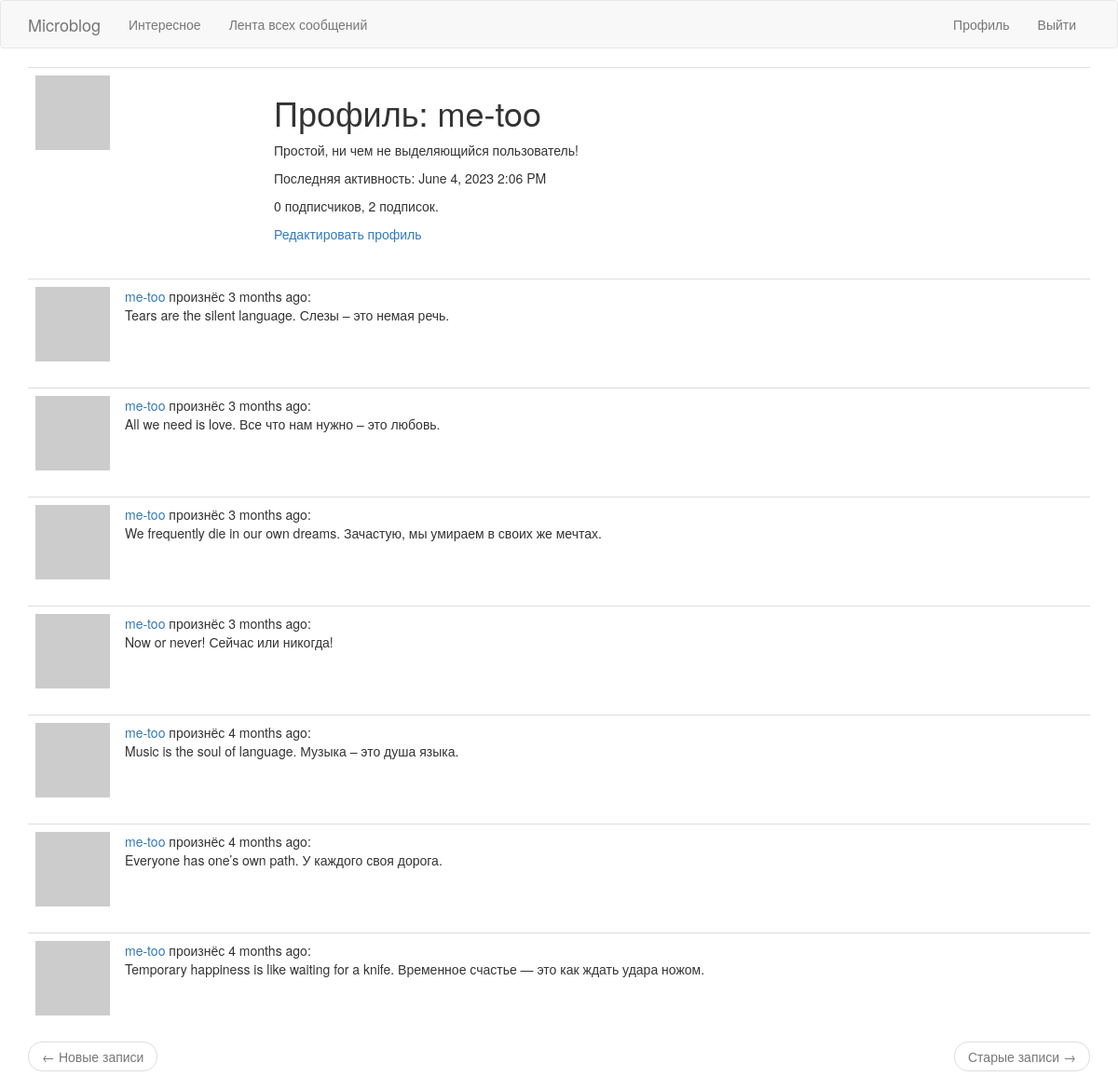
Page /user/me-too (signed in) on the earlier database version.
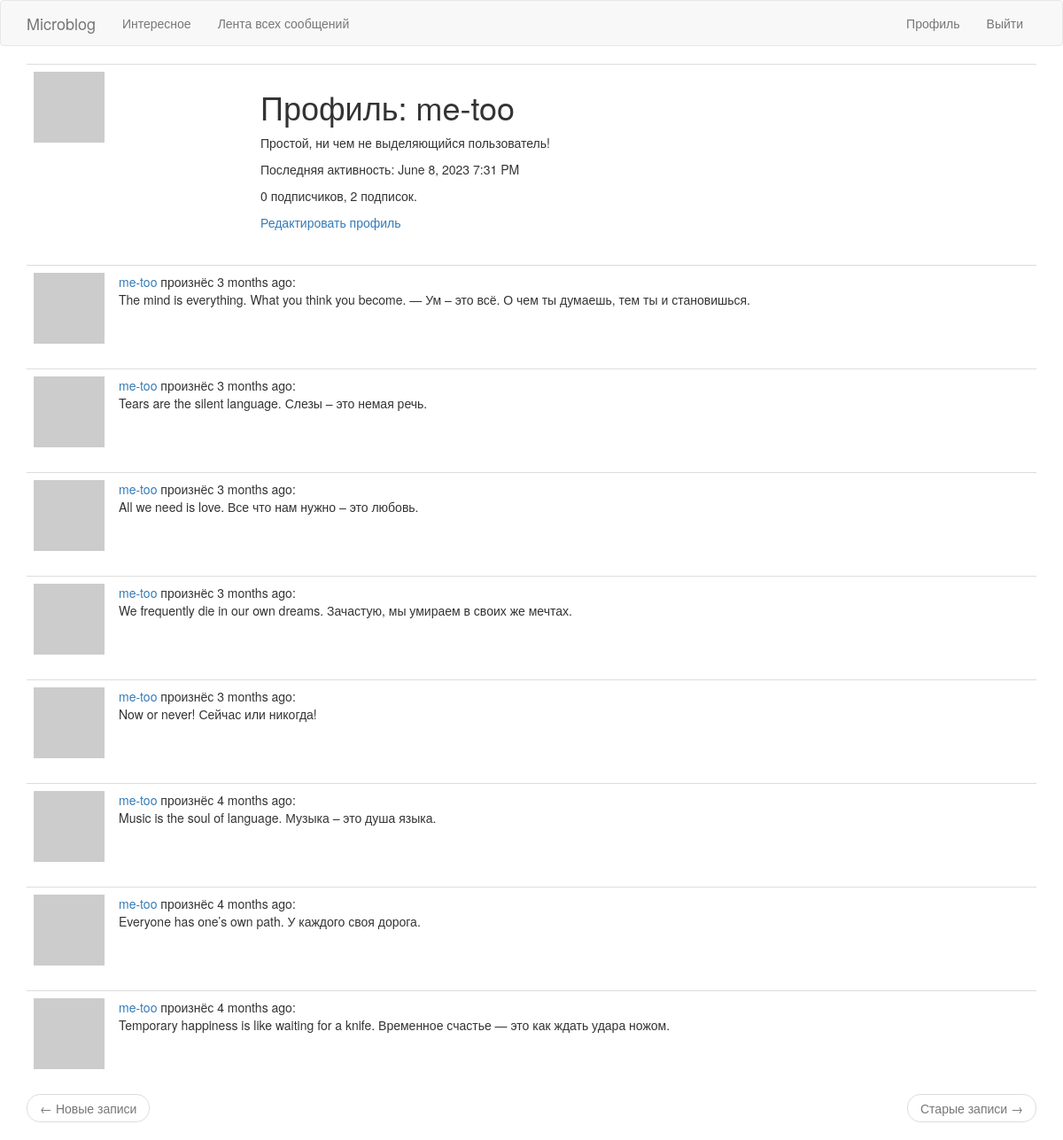
Same page on the later database version.
### app/models.py (models this page shows, shortened)
class User(UserMixin, db.Model):
	id = db.Column(db.Integer, primary_key=True)
	username = db.Column(db.String(64), index=True, unique=True)
	email = db.Column(db.String(120), index=True, unique=True)
	password_hash = db.Column(db.String(128))
	posts = db.relationship('Post', backref='author', lazy='dynamic')
	about_me = db.Column(db.String(140))
	last_seen = db.Column(db.DateTime, default=datetime.utcnow)
	followed = db.relationship(
		'User',
		secondary=followers,
		primaryjoin=(followers.c.follower_id == id),
		secondaryjoin=(followers.c.followed_id == id),
		backref=db.backref('followers', lazy='dynamic'),
		lazy='dynamic'
	)
	def avatar(self, size):
		digest = md5(self.email.lower().encode('utf-8')).hexdigest()
		return 'https://www.gravatar.com/avatar/{}?d=identicon&s={}'.format(digest, size)

class Post(db.Model):
	id = db.Column(db.Integer, primary_key=True)
	body = db.Column(db.String(140))
	timestamp = db.Column(db.DateTime, index=True, default=datetime.utcnow)
	user_id = db.Column(db.Integer, db.ForeignKey('user.id'))

### app/routes.py (the view)
@app.route('/user/<username>')
@login_required
def user(username):
	user = User.query.filter_by(username=username).first_or_404()
	page = request.args.get('page', 1, type=int)
	posts = user.posts.order_by(Post.timestamp.desc()).paginate(
		page=page,
		per_page=app.config['POSTS_PER_PAGE'],
		error_out=False
	)
	next_url = url_for('user', page=posts.next_num) \
		if posts.has_next else None
	prev_url = url_for('user', page=posts.prev_num) \
		if posts.has_prev else None
	form = EmptyForm()
	return render_template(
		'user.html',
		user=user,
		posts=posts,
		form=form,
		next_url=next_url,
		prev_url=prev_url)

### app/models.py (called while the page is built)
@login.user_loader
def load_user(id):
	return User.query.get(int(id))

### app/routes.py (called while the page is built)
@app.before_request
def before_request():
	if current_user.is_authenticated:
		current_user.last_seen = datetime.utcnow()
		db.session.commit()

### app/templates/user.html (shortened to what this page needs)
{% extends "base.html" %}
{% block app_content %}
    <table class="table table-hover">
        <tr>
            <td width="256px"><img src="{{ user.avatar(256) }}"></td>
            <td>
                <h1>Профиль: {{ user.username }}</h1>
                {% if user.about_me %}<p>{{ user.about_me }}</p>{% endif %}
                {% if user.last_seen %}<p>Последняя активность: {{ moment(user.last_seen).format('LLL') }}</p>{% endif %}
                <p>{{ user.followers.count() }} подписчиков, {{ user.followed.count() }} подписок.</p>
                {% if user == current_user %}
                <p><a href="{{ url_for('edit_profile') }}">Редактировать профиль</a></p>
                {% endif %}
            </td>
        </tr>
    </table>
    {% for post in posts %}
        {% include '_post.html' %}
    {% endfor %}
    <nav aria-label="...">
        <ul class="pager">
            <li class="previous{% if not prev_url %} disabled{% endif %}">
                <a href="{{ prev_url or '#' }}">
                    <span aria-hidden="true">&larr;</span> Новые записи
                </a>
            </li>
            <li class="next{% if not next_url %} disabled{% endif %}">
                <a href="{{ next_url or '#' }}">
                    Старые записи <span aria-hidden="true">&rarr;</span>
                </a>
            </li>
        </ul>
    </nav>
{% endblock %}

### app/templates/base.html (shortened to what this page needs)
{% extends 'bootstrap/base.html' %}
{% block navbar %}
    <nav class="navbar navbar-default">
        <div class="container">
            <div class="navbar-header">
                <a class="navbar-brand" href="{{ url_for('index') }}">Microblog</a>
            </div>
            <div class="collapse navbar-collapse" id="bs-example-navbar-collapse-1">
                <ul class="nav navbar-nav">
                    <li><a href="{{ url_for('index') }}">Интересное</a></li>
                    <li><a href="{{ url_for('explore') }}">Лента всех сообщений</a></li>
                </ul>
                <ul class="nav navbar-nav navbar-right">
                    {% if current_user.is_anonymous %}
                    <li><a href="{{ url_for('login') }}">Войти</a></li>
                    {% else %}
                    <li><a href="{{ url_for('user', username=current_user.username) }}">Профиль</a></li>
                    <li><a href="{{ url_for('logout') }}">Выйти</a></li>
                    {% endif %}
                </ul>
            </div>
        </div>
    </nav>
{% endblock %}
{% block content %}
    <div class="container">
        {% block app_content %}{% endblock %}
    </div>
{% endblock %}

### app/templates/_post.html
    <table class="table table-hover">
        <tr>
            <td width="70px">
                <a href="{{ url_for('user', username=post.author.username) }}">
                    <img src="{{ post.author.avatar(70) }}" />
                </a>
            </td>
            <td>
                <a href="{{ url_for('user', username=post.author.username) }}">
                    {{ post.author.username }}
                </a>
                произнёс {{ moment(post.timestamp).fromNow() }}:
                <br>
                {{ post.body }}
            </td>
        </tr>
    </table>

Differences in the rows shown:
changed User "me-too": last_seen "June 4, 2023 2:06 PM" → "June 8, 2023 7:31 PM"
added Post: author.username "me-too", timestamp "3 months ago", body "The mind is everything. What you think you become. — Ум – это всё. О чем ты думаешь, тем ты и становишься."
